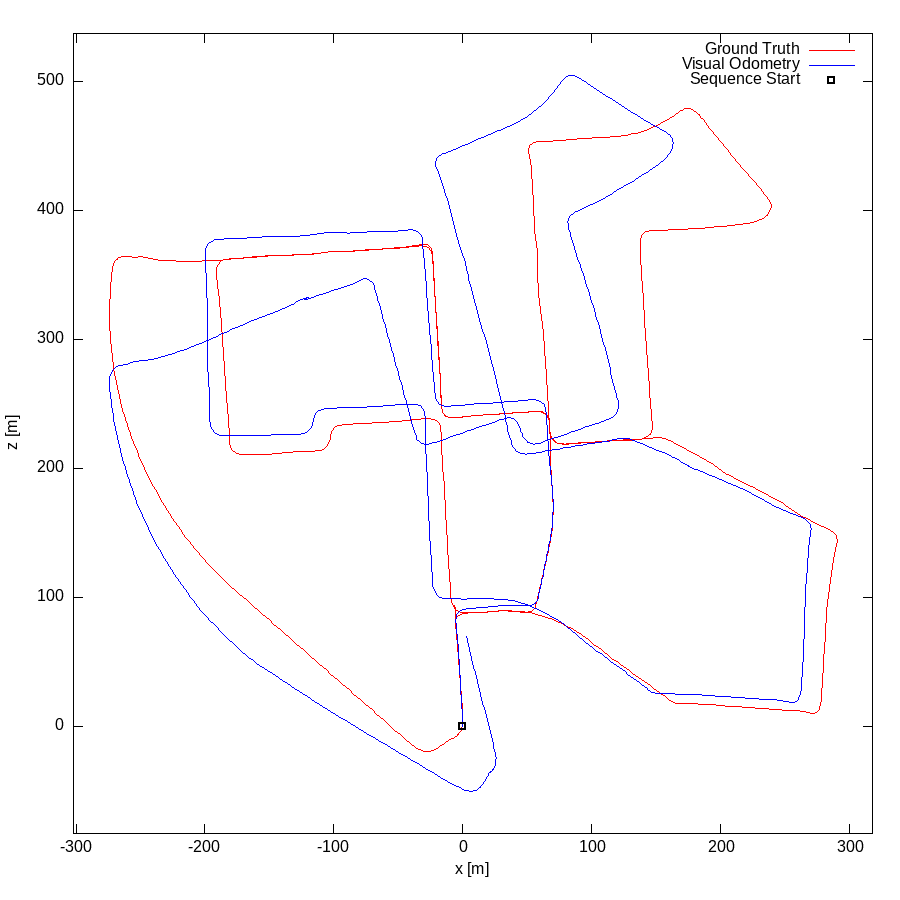

The script that drew this image:
set term postscript eps enhanced color
set output "00.eps"
set size ratio -1
set xrange [-302:318]
set yrange [-83:537]
set xlabel "x [m]"
set ylabel "z [m]"
plot "00.txt" using 1:2 lc rgb "#FF0000" title 'Ground Truth' w lines,"00.txt" using 3:4 lc rgb "#0000FF" title 'Visual Odometry' w lines,"< head -1 00.txt" using 1:2 lc rgb "#000000" pt 4 ps 1 lw 2 title 'Sequence Start' w points
